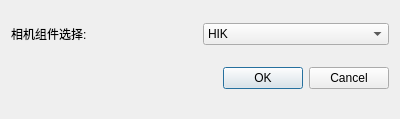
<?xml version="1.0" encoding="UTF-8"?>
<ui version="4.0">
 <class>DiaCamSel</class>
 <widget class="QDialog" name="DiaCamSel">
  <property name="geometry">
   <rect>
    <x>0</x>
    <y>0</y>
    <width>400</width>
    <height>119</height>
   </rect>
  </property>
  <property name="windowTitle">
   <string>DiaCamSel</string>
  </property>
  <layout class="QGridLayout" name="gridLayout">
   <item row="0" column="0">
    <layout class="QHBoxLayout" name="horizontalLayout">
     <item>
      <widget class="QLabel" name="label">
       <property name="text">
        <string>相机组件选择:</string>
       </property>
      </widget>
     </item>
     <item>
      <widget class="QComboBox" name="comboBox">
       <item>
        <property name="text">
         <string>HIK</string>
        </property>
       </item>
       <item>
        <property name="text">
         <string>IDS</string>
        </property>
       </item>
       <item>
        <property name="text">
         <string>混合模式</string>
        </property>
       </item>
      </widget>
     </item>
    </layout>
   </item>
   <item row="1" column="0">
    <layout class="QHBoxLayout">
     <property name="spacing">
      <number>6</number>
     </property>
     <property name="leftMargin">
      <number>0</number>
     </property>
     <property name="topMargin">
      <number>0</number>
     </property>
     <property name="rightMargin">
      <number>0</number>
     </property>
     <property name="bottomMargin">
      <number>0</number>
     </property>
     <item>
      <spacer>
       <property name="orientation">
        <enum>Qt::Horizontal</enum>
       </property>
       <property name="sizeHint" stdset="0">
        <size>
         <width>131</width>
         <height>31</height>
        </size>
       </property>
      </spacer>
     </item>
     <item>
      <widget class="QPushButton" name="okButton">
       <property name="text">
        <string>OK</string>
       </property>
      </widget>
     </item>
     <item>
      <widget class="QPushButton" name="cancelButton">
       <property name="text">
        <string>Cancel</string>
       </property>
      </widget>
     </item>
    </layout>
   </item>
  </layout>
 </widget>
 <layoutdefault spacing="6" margin="11"/>
 <resources/>
 <connections/>
</ui>
